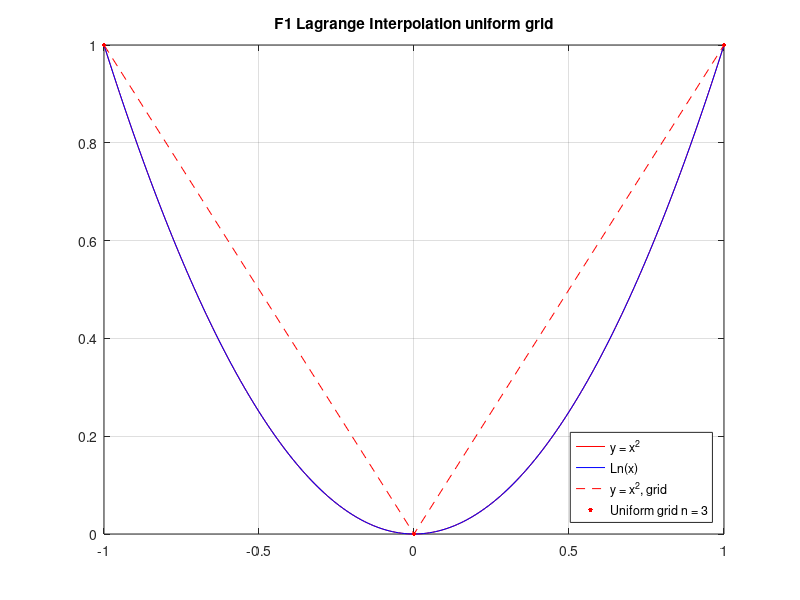
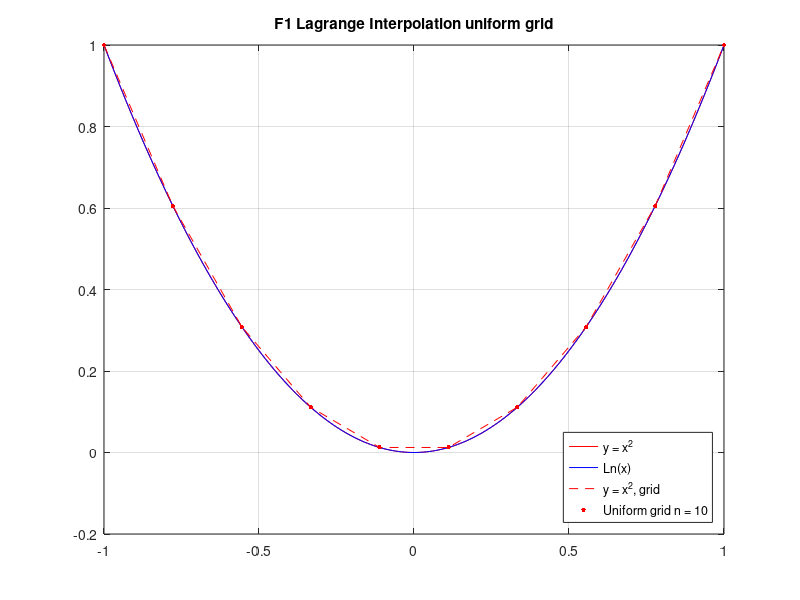
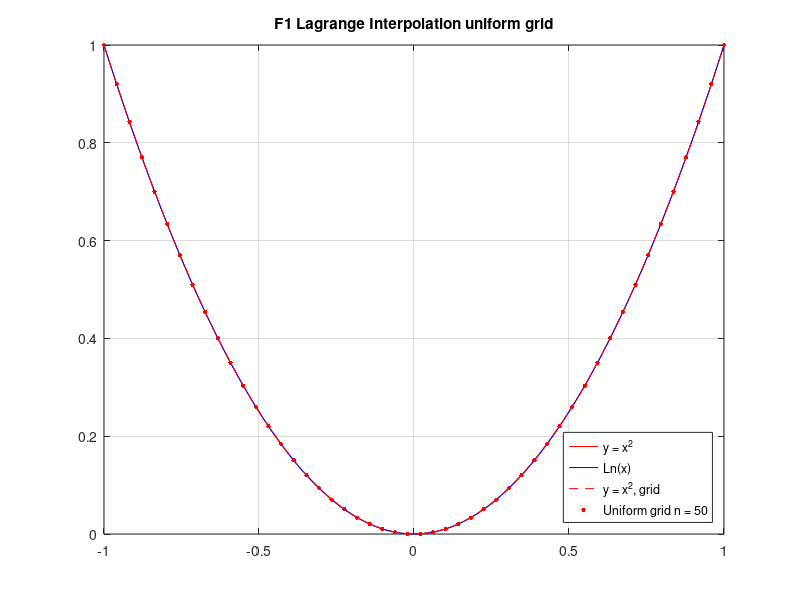

Reproduce these figures in MATLAB, in order.
% Интерполяция Лагранжем F1 равномерная сетка (n = 3)
dot_x=[-1  0  1];
dot_y=[1  0  1];

x = [-1:0.01:1];
y = x.^2;
plot(x,y,'r');
hold on

x=[-1:0.01:1];
y=[1  0.9801  0.9604  0.9409  0.9216  0.9025  0.8836  0.8649  0.8464  0.8281  0.81  0.7921  0.7744  0.7569  0.7396  0.7225  0.7056  0.6889  0.6724  0.6561  0.64  0.6241  0.6084  0.5929  0.5776  0.5625  0.5476  0.5329  0.5184  0.5041  0.49  0.4761  0.4624  0.4489  0.4356  0.4225  0.4096  0.3969  0.3844  0.3721  0.36  0.3481  0.3364  0.3249  0.3136  0.3025  0.2916  0.2809  0.2704  0.2601  0.25  0.2401  0.2304  0.2209  0.2116  0.2025  0.1936  0.1849  0.1764  0.1681  0.16  0.1521  0.1444  0.1369  0.1296  0.1225  0.1156  0.1089  0.1024  0.0961  0.09  0.0841  0.0784  0.0729  0.0676  0.0625  0.0576  0.0529  0.0484  0.0441  0.04  0.0361  0.0324  0.0289  0.0256  0.0225  0.0196  0.0169  0.0144  0.0121  0.01  0.0081  0.0064  0.0049  0.0036  0.0025  0.0016  0.0009  0.0004  0.0001  0  0.0001  0.0004  0.0009  0.0016  0.0025  0.0036  0.0049  0.0064  0.0081  0.01  0.0121  0.0144  0.0169  0.0196  0.0225  0.0256  0.0289  0.0324  0.0361  0.04  0.0441  0.0484  0.0529  0.0576  0.0625  0.0676  0.0729  0.0784  0.0841  0.09  0.0961  0.1024  0.1089  0.1156  0.1225  0.1296  0.1369  0.1444  0.1521  0.16  0.1681  0.1764  0.1849  0.1936  0.2025  0.2116  0.2209  0.2304  0.2401  0.25  0.2601  0.2704  0.2809  0.2916  0.3025  0.3136  0.3249  0.3364  0.3481  0.36  0.3721  0.3844  0.3969  0.4096  0.4225  0.4356  0.4489  0.4624  0.4761  0.49  0.5041  0.5184  0.5329  0.5476  0.5625  0.5776  0.5929  0.6084  0.6241  0.64  0.6561  0.6724  0.6889  0.7056  0.7225  0.7396  0.7569  0.7744  0.7921  0.81  0.8281  0.8464  0.8649  0.8836  0.9025  0.9216  0.9409  0.9604  0.9801  1];
plot(x,y,'b');

plot(dot_x,dot_y,'r--');

for i = 1:3
    plot(dot_x(i), dot_y(i), 'r.','MarkerSize', 10);
end


title('F1 Lagrange Interpolation uniform grid');
legend({'y = x^2', 'Ln(x)', 'y = x^2, grid', 'Uniform grid n = 3'}, 'Location', 'southeast');

%  xlim ([-1.1 1.1]);
%  ylim ([-0.1 1.1]);

grid on;
hold off

% Интерполяция Лагранжем F1 равномерная сетка (n = 10)
figure;
dot_x = [-1  -0.777778  -0.555556  -0.333333  -0.111111  0.111111  0.333333  0.555556  0.777778  1];
dot_y = [1  0.604938  0.308642  0.111111  0.0123457  0.0123457  0.111111  0.308642  0.604938  1];

x = [-1:0.01:1];
y = x.^2;
plot(x,y,'r');
hold on

x=[-1:0.01:1];
y=[1  0.9801  0.9604  0.9409  0.9216  0.9025  0.8836  0.8649  0.8464  0.8281  0.81  0.7921  0.7744  0.7569  0.7396  0.7225  0.7056  0.6889  0.6724  0.6561  0.64  0.6241  0.6084  0.5929  0.5776  0.5625  0.5476  0.5329  0.5184  0.5041  0.49  0.4761  0.4624  0.4489  0.4356  0.4225  0.4096  0.3969  0.3844  0.3721  0.36  0.3481  0.3364  0.3249  0.3136  0.3025  0.2916  0.2809  0.2704  0.2601  0.25  0.2401  0.2304  0.2209  0.2116  0.2025  0.1936  0.1849  0.1764  0.1681  0.16  0.1521  0.1444  0.1369  0.1296  0.1225  0.1156  0.1089  0.1024  0.0961  0.09  0.0841  0.0784  0.0729  0.0676  0.0625  0.0576  0.0529  0.0484  0.0441  0.04  0.0361  0.0324  0.0289  0.0256  0.0225  0.0196  0.0169  0.0144  0.0121  0.01  0.0081  0.0064  0.0049  0.0036  0.0025  0.0016  0.0009  0.0004  0.0001  -7.26415e-18  0.0001  0.0004  0.0009  0.0016  0.0025  0.0036  0.0049  0.0064  0.0081  0.01  0.0121  0.0144  0.0169  0.0196  0.0225  0.0256  0.0289  0.0324  0.0361  0.04  0.0441  0.0484  0.0529  0.0576  0.0625  0.0676  0.0729  0.0784  0.0841  0.09  0.0961  0.1024  0.1089  0.1156  0.1225  0.1296  0.1369  0.1444  0.1521  0.16  0.1681  0.1764  0.1849  0.1936  0.2025  0.2116  0.2209  0.2304  0.2401  0.25  0.2601  0.2704  0.2809  0.2916  0.3025  0.3136  0.3249  0.3364  0.3481  0.36  0.3721  0.3844  0.3969  0.4096  0.4225  0.4356  0.4489  0.4624  0.4761  0.49  0.5041  0.5184  0.5329  0.5476  0.5625  0.5776  0.5929  0.6084  0.6241  0.64  0.6561  0.6724  0.6889  0.7056  0.7225  0.7396  0.7569  0.7744  0.7921  0.81  0.8281  0.8464  0.8649  0.8836  0.9025  0.9216  0.9409  0.9604  0.9801  1 ];
plot(x,y,'b');

plot(dot_x,dot_y,'r--');

for i = 1:10
    plot(dot_x(i), dot_y(i), 'r.','MarkerSize', 10);
end

title('F1 Lagrange Interpolation uniform grid');
legend({'y = x^2', 'Ln(x)', 'y = x^2, grid', 'Uniform grid n = 10'}, 'Location', 'southeast');

%  xlim ([-1.1 1.1]);
%  ylim ([-0.7 1.1]);

grid on;
hold off

% Интерполяция Лагранжем F1 равномерная сетка (n = 50)
figure;
dot_x=[-1  -0.959184  -0.918367  -0.877551  -0.836735  -0.795918  -0.755102  -0.714286  -0.673469  -0.632653  -0.591837  -0.55102  -0.510204  -0.469388  -0.428571  -0.387755  -0.346939  -0.306122  -0.265306  -0.22449  -0.183673  -0.142857  -0.102041  -0.0612245  -0.0204082  0.0204082  0.0612245  0.102041  0.142857  0.183673  0.22449  0.265306  0.306122  0.346939  0.387755  0.428571  0.469388  0.510204  0.55102  0.591837  0.632653  0.673469  0.714286  0.755102  0.795918  0.836735  0.877551  0.918367  0.959184  1];
dot_y=[1  0.920033  0.843399  0.770096  0.700125  0.633486  0.570179  0.510204  0.453561  0.40025  0.350271  0.303623  0.260308  0.220325  0.183673  0.150354  0.120367  0.093711  0.0703873  0.0503957  0.0337359  0.0204082  0.0104123  0.00374844  0.000416493  0.000416493  0.00374844  0.0104123  0.0204082  0.0337359  0.0503957  0.0703873  0.093711  0.120367  0.150354  0.183673  0.220325  0.260308  0.303623  0.350271  0.40025  0.453561  0.510204  0.570179  0.633486  0.700125  0.770096  0.843399  0.920033  1  ];

x = [-1:0.01:1];
y = x.^2;
plot(x,y,'r');
hold on

x=[-1:0.01:1];
y=[1  0.980094  0.960398  0.9409  0.9216  0.9025  0.8836  0.8649  0.8464  0.8281  0.81  0.7921  0.7744  0.7569  0.7396  0.7225  0.7056  0.6889  0.6724  0.6561  0.64  0.6241  0.6084  0.5929  0.5776  0.5625  0.5476  0.5329  0.5184  0.5041  0.49  0.4761  0.4624  0.4489  0.4356  0.4225  0.4096  0.3969  0.3844  0.3721  0.36  0.3481  0.3364  0.3249  0.3136  0.3025  0.2916  0.2809  0.2704  0.2601  0.25  0.2401  0.2304  0.2209  0.2116  0.2025  0.1936  0.1849  0.1764  0.1681  0.16  0.1521  0.1444  0.1369  0.1296  0.1225  0.1156  0.1089  0.1024  0.0961  0.09  0.0841  0.0784  0.0729  0.0676  0.0625  0.0576  0.0529  0.0484  0.0441  0.04  0.0361  0.0324  0.0289  0.0256  0.0225  0.0196  0.0169  0.0144  0.0121  0.01  0.0081  0.0064  0.0049  0.0036  0.0025  0.0016  0.0009  0.0004  0.0001  2.08295e-18  0.0001  0.0004  0.0009  0.0016  0.0025  0.0036  0.0049  0.0064  0.0081  0.01  0.0121  0.0144  0.0169  0.0196  0.0225  0.0256  0.0289  0.0324  0.0361  0.04  0.0441  0.0484  0.0529  0.0576  0.0625  0.0676  0.0729  0.0784  0.0841  0.09  0.0961  0.1024  0.1089  0.1156  0.1225  0.1296  0.1369  0.1444  0.1521  0.16  0.1681  0.1764  0.1849  0.1936  0.2025  0.2116  0.2209  0.2304  0.2401  0.25  0.2601  0.2704  0.2809  0.2916  0.3025  0.3136  0.3249  0.3364  0.3481  0.36  0.3721  0.3844  0.3969  0.4096  0.4225  0.4356  0.4489  0.4624  0.4761  0.49  0.5041  0.5184  0.5329  0.5476  0.5625  0.5776  0.5929  0.6084  0.6241  0.64  0.6561  0.6724  0.6889  0.7056  0.7225  0.7396  0.7569  0.7744  0.7921  0.81  0.8281  0.8464  0.8649  0.8836  0.9025  0.9216  0.940902  0.960395  0.980099  1];
plot(x,y,'b');

plot(dot_x,dot_y,'r--');

for i = 1:50
    plot(dot_x(i), dot_y(i), 'r.','MarkerSize', 10);
end

title('F1 Lagrange Interpolation uniform grid');
legend({'y = x^2', 'Ln(x)', 'y = x^2, grid', 'Uniform grid n = 50'}, 'Location', 'southeast');

% xlim ([-3.1 3.1]);
% ylim ([-6 2]);

grid on;
hold off
